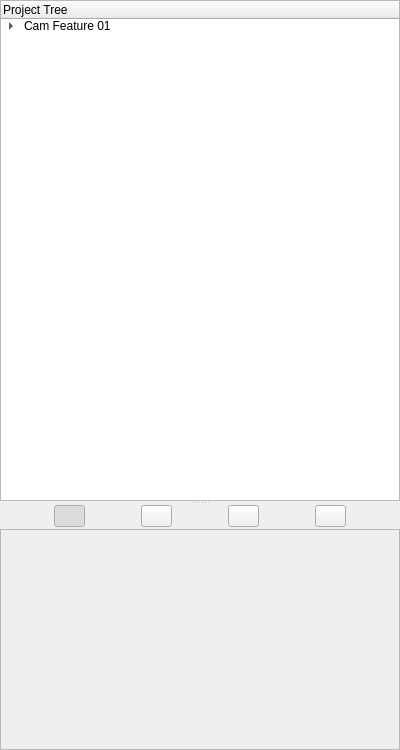
<?xml version="1.0" encoding="UTF-8"?>
<ui version="4.0">
 <class>CamProjectDockWindow</class>
 <widget class="QWidget" name="CamProjectDockWindow">
  <property name="geometry">
   <rect>
    <x>0</x>
    <y>0</y>
    <width>400</width>
    <height>750</height>
   </rect>
  </property>
  <property name="windowTitle">
   <string>Form</string>
  </property>
  <layout class="QGridLayout" name="gridLayout">
   <property name="margin">
    <number>0</number>
   </property>
   <property name="spacing">
    <number>0</number>
   </property>
   <item row="0" column="0">
    <widget class="QSplitter" name="CamSplitter">
     <property name="orientation">
      <enum>Qt::Vertical</enum>
     </property>
     <widget class="QTreeWidget" name="ProjectTree">
      <column>
       <property name="text">
        <string>Project Tree</string>
       </property>
      </column>
      <item>
       <property name="text">
        <string>Cam Feature 01</string>
       </property>
       <property name="icon">
        <iconset resource="Resources/Cam.qrc">
         <normaloff>:/icons/cam.png</normaloff>:/icons/cam.png</iconset>
       </property>
       <item>
        <property name="text">
         <string>Rough</string>
        </property>
        <property name="icon">
         <iconset>
          <normaloff>../../../../../../QTCreator/FreeCAD-UI/gear.png</normaloff>../../../../../../QTCreator/FreeCAD-UI/gear.png</iconset>
        </property>
        <item>
         <property name="text">
          <string>ToolPath 01</string>
         </property>
         <property name="icon">
          <iconset resource="Resources/Cam.qrc">
           <normaloff>:/icons/tp.png</normaloff>:/icons/tp.png</iconset>
         </property>
        </item>
       </item>
       <item>
        <property name="text">
         <string>Contour</string>
        </property>
        <property name="icon">
         <iconset>
          <normaloff>../../../../../../QTCreator/FreeCAD-UI/gear.png</normaloff>../../../../../../QTCreator/FreeCAD-UI/gear.png</iconset>
        </property>
       </item>
       <item>
        <property name="text">
         <string>Pocket</string>
        </property>
        <property name="icon">
         <iconset>
          <normaloff>../../../../../../QTCreator/FreeCAD-UI/gear.png</normaloff>../../../../../../QTCreator/FreeCAD-UI/gear.png</iconset>
        </property>
       </item>
      </item>
     </widget>
     <widget class="QWidget" name="SettingsArea" native="true">
      <layout class="QVBoxLayout" name="verticalLayout_2">
       <property name="spacing">
        <number>2</number>
       </property>
       <property name="margin">
        <number>0</number>
       </property>
       <item>
        <layout class="QHBoxLayout" name="FeatureButtons">
         <item>
          <widget class="QPushButton" name="FeatureEnableButton">
           <property name="maximumSize">
            <size>
             <width>31</width>
             <height>31</height>
            </size>
           </property>
           <property name="toolTip">
            <string>Enable/Disable the selected feature</string>
           </property>
           <property name="text">
            <string notr="true"/>
           </property>
           <property name="icon">
            <iconset resource="Resources/Cam.qrc">
             <normaloff>:/icons/cross.png</normaloff>
             <normalon>:/icons/tick.png</normalon>:/icons/cross.png</iconset>
           </property>
           <property name="checkable">
            <bool>true</bool>
           </property>
           <property name="checked">
            <bool>true</bool>
           </property>
          </widget>
         </item>
         <item>
          <widget class="QPushButton" name="RunTPGButton">
           <property name="maximumSize">
            <size>
             <width>31</width>
             <height>31</height>
            </size>
           </property>
           <property name="toolTip">
            <string>Execute selected TPG(s)</string>
           </property>
           <property name="text">
            <string/>
           </property>
           <property name="icon">
            <iconset resource="Resources/Cam.qrc">
             <normaloff>:/icons/run.png</normaloff>:/icons/run.png</iconset>
           </property>
          </widget>
         </item>
         <item>
          <widget class="QPushButton" name="PostProcessButton">
           <property name="maximumSize">
            <size>
             <width>31</width>
             <height>31</height>
            </size>
           </property>
           <property name="toolTip">
            <string>Post-process the selected tool-path(s)</string>
           </property>
           <property name="text">
            <string/>
           </property>
           <property name="icon">
            <iconset resource="Resources/Cam.qrc">
             <normaloff>:/icons/diverge.png</normaloff>:/icons/diverge.png</iconset>
           </property>
          </widget>
         </item>
         <item>
          <widget class="QPushButton" name="ExportGCodeButton">
           <property name="maximumSize">
            <size>
             <width>31</width>
             <height>31</height>
            </size>
           </property>
           <property name="toolTip">
            <string>Export the selected GCode program(s) to file ...</string>
           </property>
           <property name="text">
            <string/>
           </property>
           <property name="icon">
            <iconset resource="Resources/Cam.qrc">
             <normaloff>:/icons/export.png</normaloff>:/icons/export.png</iconset>
           </property>
          </widget>
         </item>
        </layout>
       </item>
       <item>
        <widget class="QScrollArea" name="SettingsScroll">
         <property name="widgetResizable">
          <bool>true</bool>
         </property>
         <widget class="QWidget" name="SettingsWidget">
          <property name="geometry">
           <rect>
            <x>0</x>
            <y>0</y>
            <width>398</width>
            <height>248</height>
           </rect>
          </property>
          <layout class="QVBoxLayout" name="verticalLayout"/>
         </widget>
        </widget>
       </item>
      </layout>
     </widget>
    </widget>
   </item>
  </layout>
 </widget>
 <resources>
  <include location="Resources/Cam.qrc"/>
 </resources>
 <connections/>
</ui>
